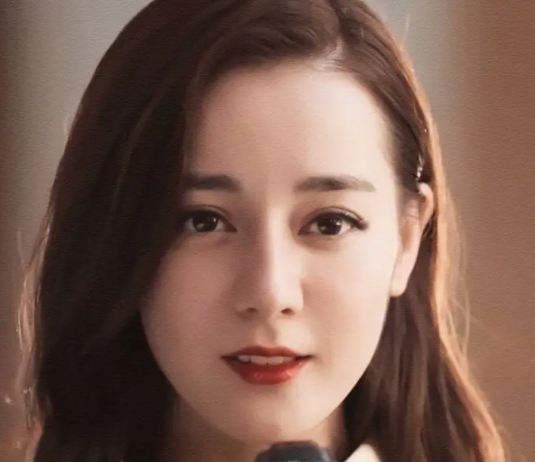
#> input picture opencv/face_recognize/face/1/1.png, 535 x 462 px, found by its file name; its folder holds 4 pictures in this run
$ python face_train_recognizer.py
#> lines starting #> are read from the running program, lines starting #| are printed output that depends on the picture
import cv2
import os
from cv2 import imshow
import numpy as np
import sys
import time
from PIL import Image


def getImageAndLabels(path):
#> called with path = './face/1/'
    facesSamples=[]
    ids=[]
    imagePaths=[os.path.join(path,f) for f in os.listdir(path)]

    #检测人类、脸
    face_cascade = cv2.CascadeClassifier\
    (r'C:\Users\wangkai\Desktop\pythonwork\data\haarcascade_frontalface_default.xml')


    #遍历所有图片
    for imagePath in imagePaths:
        #打开图片
        PIL_img = Image.open(imagePath).convert('L')
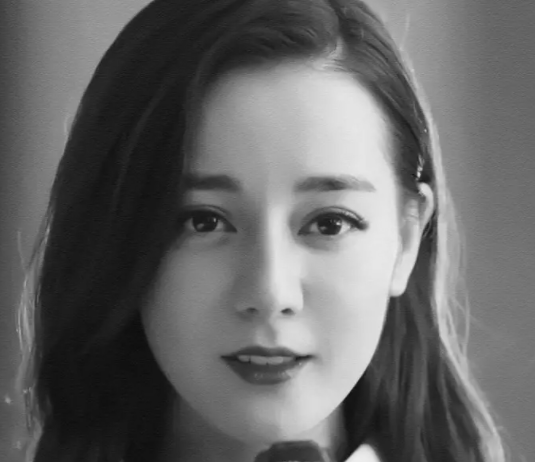
#> PIL_img: PIL image 535x462 L; min 13, max 237, mean 101.9
        #将图片转换为数组
        img_numpy = np.array(PIL_img,'uint8')
        #获取图片id
        print(os.path.split(imagePath))
        id_=int(os.path.split(imagePath)[1].split('.')[0])
        faces = face_cascade.detectMultiScale(img_numpy)
#> faces = [[113, 99, 319, 319]]
        #cv2.imshow('VIDIO',img_numpy)
        for x,y,w,h in faces:
            facesSamples.append(img_numpy[y:y+h,x:x+w])
            ids.append(id_)
#> this loop made 1 pass
#> after the loop, facesSamples = 1 item; ids = [1]
#> pass 2 of the loop in getImageAndLabels, `for imagePath in imagePaths:`:
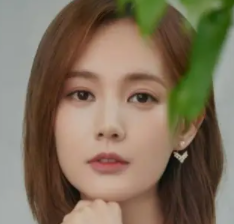
#> input picture opencv/face_recognize/face/1/10.png, 234 x 224 px, found by its file name
#> in getImageAndLabels, `PIL_img = Image.open(imagePath).convert('L')`:
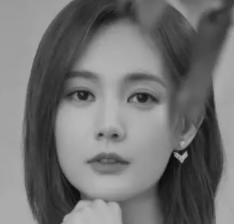
#> PIL_img: PIL image 234x224 L; min 9, max 187, mean 113.9
#> faces = [[30, 34, 163, 163]]
#> the loop in getImageAndLabels, `for x,y,w,h in faces:` made 1 pass
#> after the loop in getImageAndLabels, `for x,y,w,h in faces:`: facesSamples = 2 items; ids = [1, 10]
#> pass 3 of the loop in getImageAndLabels, `for imagePath in imagePaths:`:
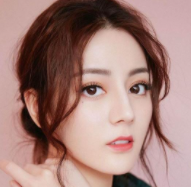
#> input picture opencv/face_recognize/face/1/11.png, 191 x 187 px, found by its file name
#> in getImageAndLabels, `PIL_img = Image.open(imagePath).convert('L')`:
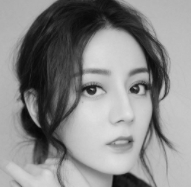
#> PIL_img: PIL image 191x187 L; min 6, max 227, mean 137.4
#> faces = [[56, 45, 121, 121]]
#> the loop in getImageAndLabels, `for x,y,w,h in faces:` made 1 pass
#> after the loop in getImageAndLabels, `for x,y,w,h in faces:`: facesSamples = 3 items; ids = [1, 10, 11]
#> the loop made 4 passes; the first 3 are shown


    return facesSamples,ids
if __name__ == '__main__':
    path='./face/1/'
    #获取图像数组和id标签
    faces,ids=getImageAndLabels(path)
    recogenizer=cv2.face.LBPHFaceRecognizer_create()
    recogenizer.train(faces,np.array(ids))
    #保存文件
    recogenizer.write('./face/trainer.yml')
